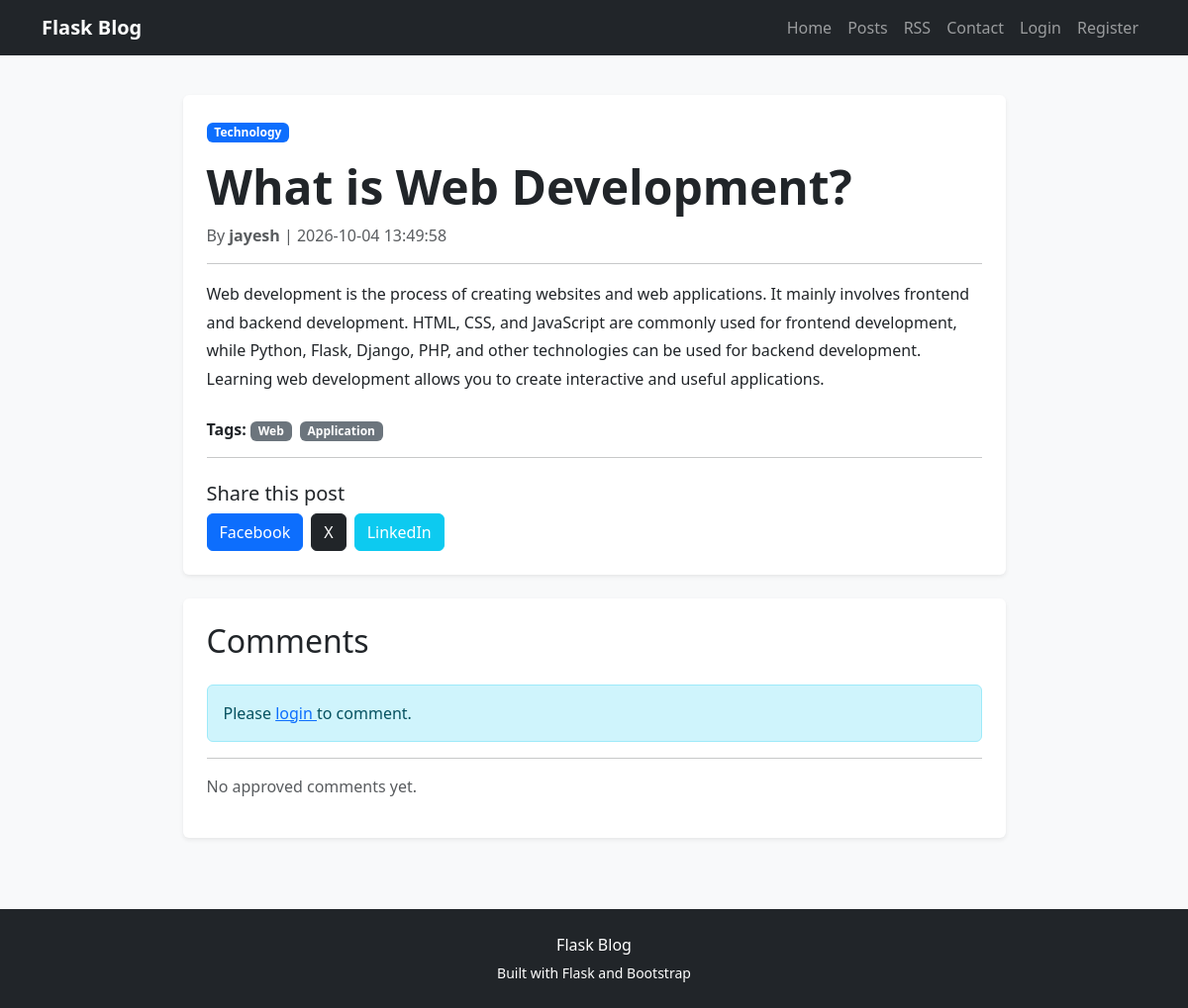
/post/1, run on the app's committed database.
### app.py (models this page shows)
class Post(db.Model):
    id = db.Column(
        db.Integer,
        primary_key=True
    )
    title = db.Column(
        db.String(200),
        nullable=False
    )
    content = db.Column(
        db.Text,
        nullable=False
    )
    image = db.Column(
        db.String(300)
    )
    category = db.Column(
        db.String(100)
    )
    tags = db.Column(
        db.String(300)
    )
    timestamp = db.Column(
        db.DateTime,
        default=db.func.current_timestamp()
    )
    user_id = db.Column(
        db.Integer,
        db.ForeignKey("user.id"),
        nullable=False
    )
    comments = db.relationship(
        "Comment",
        backref="post",
        lazy=True
    )

class User(UserMixin, db.Model):
    id = db.Column(
        db.Integer,
        primary_key=True
    )
    username = db.Column(
        db.String(100),
        unique=True,
        nullable=False
    )
    email = db.Column(
        db.String(100),
        unique=True,
        nullable=False
    )
    password = db.Column(
        db.String(200),
        nullable=False
    )
    is_admin = db.Column(
        db.Boolean,
        default=False
    )
    posts = db.relationship(
        "Post",
        backref="author",
        lazy=True
    )
    comments = db.relationship(
        "Comment",
        backref="author",
        lazy=True
    )

### app.py (the view)
@app.route("/post/<int:post_id>")
def post_detail(post_id):
    post = db.get_or_404(
        Post,
        post_id
    )
    comments = Comment.query.filter_by(
        post_id=post.id,
        approved=True
    ).order_by(
        Comment.timestamp.asc()
    ).all()
    return render_template(
        "post_detail.html",
        post=post,
        comments=comments
    )

### templates/post_detail.html (shortened to what this page needs)
{% extends "base.html" %}
{% block content %}
<div class="row justify-content-center">
    <div class="col-lg-9">
        <article class="card shadow-sm">
            <div class="card-body p-4">
                {% if post.category %}
                    <span class="badge bg-primary mb-3">
                        {{ post.category }}
                    </span>
                {% endif %}
                <h1 class="display-5 fw-bold">
                    {{ post.title }}
                </h1>
                <p class="text-muted">
                    By
                    <strong>
                        {{ post.author.username }}
                    </strong>
                    |
                    {{ post.timestamp }}
                </p>
                <hr>
                <div class="post-content">
                    {{ post.content | safe }}
                </div>
                {% if post.tags %}
                    <div class="mt-4">
                        <strong>
                            Tags:
                        </strong>
                        {% for tag in post.tags.split(',') %}
                            <span class="badge bg-secondary me-1">
                                {{ tag.strip() }}
                            </span>
                        {% endfor %}
                    </div>
                {% endif %}
                <hr>
                <h5 class="mt-4">
                    Share this post
                </h5>
                <div class="d-flex flex-wrap gap-2">
                    <a
                        href="https://www.facebook.com/sharer/sharer.php?u={{ request.url | urlencode }}"
                        target="_blank"
                        class="btn btn-primary"
                    >
                        Facebook
                    </a>
                    <a
                        href="https://twitter.com/intent/tweet?url={{ request.url | urlencode }}&text={{ post.title | urlencode }}"
                        target="_blank"
                        class="btn btn-dark"
                    >
                        X
                    </a>
                    <a
                        href="https://www.linkedin.com/sharing/share-offsite/?url={{ request.url | urlencode }}"
                        target="_blank"
                        class="btn btn-info text-white"
                    >
                        LinkedIn
                    </a>
                </div>
            </div>
        </article>
        <div class="card shadow-sm mt-4">
            <div class="card-body p-4">
                <h2 class="mb-4">
                    Comments
                </h2>
                {% if current_user.is_authenticated %}
                    <form
                        method="POST"
                        action="{{ url_for(
                            'add_comment',
                            post_id=post.id
                        ) }}"
                        class="mb-4"
                    >
                        <div class="mb-3">
                            <label class="form-label">
                                Write a comment
                            </label>
                            <textarea
                                name="content"
                                rows="4"
                                class="form-control"
                                placeholder="Write your comment..."
                                required
                            ></textarea>
                        </div>
                        <button
                            type="submit"
                            class="btn btn-primary"
                        >
                            Add Comment
                        </button>
                    </form>
                    <div class="alert alert-info">
                        Your comment will appear after
                        admin approval.
                    </div>
                {% else %}
                    <div class="alert alert-info">
                        Please
                        <a href="{{ url_for('login') }}">
                            login
                        </a>
                        to comment.
                    </div>
                {% endif %}
                <hr>
                {% if comments %}
                    {% for comment in comments %}
                        <div class="border rounded p-3 mb-3">
                            <div class="d-flex justify-content-between">
                                <strong>
                                    {{ comment.author.username }}
                                </strong>
                                <small class="text-muted">
                                    {{ comment.timestamp }}
                                </small>
                            </div>
                            <p class="mt-2 mb-0">
                                {{ comment.content }}
                            </p>
                        </div>
                    {% endfor %}
                {% else %}
                    <p class="text-muted">
                        No approved comments yet.
                    </p>
                {% endif %}
            </div>
        </div>
    </div>
</div>
{% endblock %}

### static/style.css (style rules this page uses)
body { background-color: #f8f9fa; }
.card { border: none; }
.post-content { line-height: 1.8; }

### data on the page
Post: category "Technology", title "What is Web Development?", timestamp "2026-10-04 13:49:58", content "Web development is the process of creating websites and web applications. It mainly involves frontend and backend development. HTML, CSS, and JavaScript are commonly used for frontend development, while Python, Flask, Django, PHP, and other technologies can be used for backend development. Learning web development allows you to create interactive and useful applications."
User: author.username "jayesh"

### other printed values
{{ tag.strip() }} "Web" "Application"
